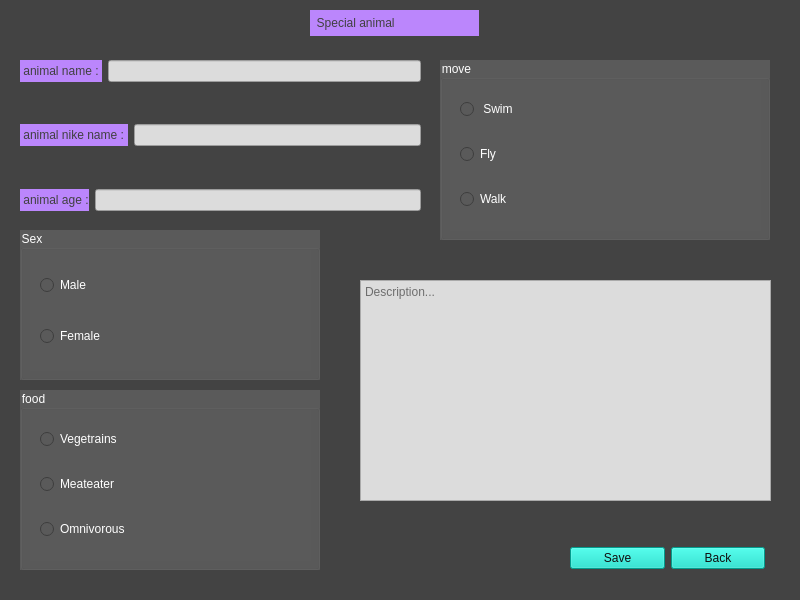
<?xml version="1.0" encoding="UTF-8"?>
<ui version="4.0">
 <class>Special</class>
 <widget class="QMainWindow" name="Special">
  <property name="geometry">
   <rect>
    <x>0</x>
    <y>0</y>
    <width>800</width>
    <height>600</height>
   </rect>
  </property>
  <property name="minimumSize">
   <size>
    <width>800</width>
    <height>600</height>
   </size>
  </property>
  <property name="maximumSize">
   <size>
    <width>800</width>
    <height>600</height>
   </size>
  </property>
  <property name="windowTitle">
   <string>MainWindow</string>
  </property>
  <property name="styleSheet">
   <string notr="true">background-color: rgb(67, 67, 67);</string>
  </property>
  <widget class="QWidget" name="centralwidget">
   <widget class="QGroupBox" name="groupBox">
    <property name="geometry">
     <rect>
      <x>20</x>
      <y>390</y>
      <width>300</width>
      <height>180</height>
     </rect>
    </property>
    <property name="styleSheet">
     <string notr="true">background-color: rgb(90, 90, 90);
color: rgb(255, 255, 255);</string>
    </property>
    <property name="title">
     <string>food</string>
    </property>
    <widget class="QWidget" name="layoutWidget">
     <property name="geometry">
      <rect>
       <x>10</x>
       <y>20</y>
       <width>281</width>
       <height>151</height>
      </rect>
     </property>
     <layout class="QVBoxLayout" name="verticalLayout">
      <property name="leftMargin">
       <number>10</number>
      </property>
      <item>
       <widget class="QRadioButton" name="radioButtonVegetrains">
        <property name="text">
         <string>Vegetrains</string>
        </property>
       </widget>
      </item>
      <item>
       <widget class="QRadioButton" name="radioButtonMeateater">
        <property name="text">
         <string>Meateater</string>
        </property>
       </widget>
      </item>
      <item>
       <widget class="QRadioButton" name="radioButtonOmnivorous">
        <property name="text">
         <string>Omnivorous</string>
        </property>
       </widget>
      </item>
     </layout>
    </widget>
   </widget>
   <widget class="QGroupBox" name="groupBox_2">
    <property name="geometry">
     <rect>
      <x>440</x>
      <y>60</y>
      <width>330</width>
      <height>180</height>
     </rect>
    </property>
    <property name="styleSheet">
     <string notr="true">background-color: rgb(90, 90, 90);
color: rgb(255, 255, 255);</string>
    </property>
    <property name="title">
     <string>move</string>
    </property>
    <widget class="QWidget" name="layoutWidget">
     <property name="geometry">
      <rect>
       <x>10</x>
       <y>20</y>
       <width>311</width>
       <height>151</height>
      </rect>
     </property>
     <layout class="QVBoxLayout" name="verticalLayout_3">
      <property name="leftMargin">
       <number>10</number>
      </property>
      <item>
       <widget class="QRadioButton" name="radioButtonSwim">
        <property name="text">
         <string> Swim</string>
        </property>
       </widget>
      </item>
      <item>
       <widget class="QRadioButton" name="radioButtonFly">
        <property name="text">
         <string>Fly</string>
        </property>
       </widget>
      </item>
      <item>
       <widget class="QRadioButton" name="radioButtonWalk">
        <property name="text">
         <string>Walk</string>
        </property>
       </widget>
      </item>
     </layout>
    </widget>
   </widget>
   <widget class="QPlainTextEdit" name="plainTextEdit">
    <property name="geometry">
     <rect>
      <x>360</x>
      <y>280</y>
      <width>411</width>
      <height>221</height>
     </rect>
    </property>
    <property name="styleSheet">
     <string notr="true">font: 75 14pt &quot;Arial&quot;;
background-color: rgb(220, 220, 220);
color: rgb(0, 0, 0);</string>
    </property>
    <property name="placeholderText">
     <string>Description...</string>
    </property>
   </widget>
   <widget class="QLabel" name="label_6">
    <property name="geometry">
     <rect>
      <x>310</x>
      <y>10</y>
      <width>169</width>
      <height>26</height>
     </rect>
    </property>
    <property name="styleSheet">
     <string notr="true">color: rgb(64, 64, 64);
background-color: rgb(187, 134, 252);
font: 75 14pt &quot;Arial&quot;;</string>
    </property>
    <property name="text">
     <string>  Special animal  </string>
    </property>
   </widget>
   <widget class="QWidget" name="layoutWidget">
    <property name="geometry">
     <rect>
      <x>20</x>
      <y>60</y>
      <width>401</width>
      <height>151</height>
     </rect>
    </property>
    <layout class="QVBoxLayout" name="verticalLayout_2" stretch="0,0,0,0,0">
     <item>
      <layout class="QHBoxLayout" name="horizontalLayout">
       <item>
        <widget class="QLabel" name="label">
         <property name="styleSheet">
          <string notr="true">color: rgb(64, 64, 64);
background-color: rgb(187, 134, 252);
font: 75 12pt &quot;Arial&quot;;</string>
         </property>
         <property name="text">
          <string> animal name : </string>
         </property>
        </widget>
       </item>
       <item>
        <widget class="QLineEdit" name="lineEditName">
         <property name="styleSheet">
          <string notr="true">font: 75 12pt &quot;Arial&quot;;
background-color: rgb(220, 220, 220);
color: rgb(0, 0, 0);</string>
         </property>
        </widget>
       </item>
      </layout>
     </item>
     <item>
      <spacer name="verticalSpacer_2">
       <property name="orientation">
        <enum>Qt::Vertical</enum>
       </property>
       <property name="sizeHint" stdset="0">
        <size>
         <width>20</width>
         <height>40</height>
        </size>
       </property>
      </spacer>
     </item>
     <item>
      <layout class="QHBoxLayout" name="horizontalLayout_2">
       <item>
        <widget class="QLabel" name="label_2">
         <property name="styleSheet">
          <string notr="true">color: rgb(64, 64, 64);
background-color: rgb(187, 134, 252);
font: 75 12pt &quot;Arial&quot;;</string>
         </property>
         <property name="text">
          <string> animal nike name : </string>
         </property>
        </widget>
       </item>
       <item>
        <widget class="QLineEdit" name="lineEditNikeName">
         <property name="styleSheet">
          <string notr="true">font: 75 12pt &quot;Arial&quot;;
background-color: rgb(220, 220, 220);
color: rgb(0, 0, 0);</string>
         </property>
        </widget>
       </item>
      </layout>
     </item>
     <item>
      <spacer name="verticalSpacer_3">
       <property name="orientation">
        <enum>Qt::Vertical</enum>
       </property>
       <property name="sizeHint" stdset="0">
        <size>
         <width>20</width>
         <height>40</height>
        </size>
       </property>
      </spacer>
     </item>
     <item>
      <layout class="QHBoxLayout" name="horizontalLayout_3">
       <item>
        <widget class="QLabel" name="label_3">
         <property name="styleSheet">
          <string notr="true">color: rgb(64, 64, 64);
background-color: rgb(187, 134, 252);
font: 75 12pt &quot;Arial&quot;;</string>
         </property>
         <property name="text">
          <string> animal age :</string>
         </property>
        </widget>
       </item>
       <item>
        <widget class="QLineEdit" name="lineEditAge">
         <property name="styleSheet">
          <string notr="true">font: 75 12pt &quot;Arial&quot;;
background-color: rgb(220, 220, 220);
color: rgb(0, 0, 0);</string>
         </property>
        </widget>
       </item>
      </layout>
     </item>
    </layout>
   </widget>
   <widget class="QWidget" name="layoutWidget">
    <property name="geometry">
     <rect>
      <x>570</x>
      <y>540</y>
      <width>195</width>
      <height>37</height>
     </rect>
    </property>
    <layout class="QHBoxLayout" name="horizontalLayout_5">
     <item>
      <widget class="QPushButton" name="pushButtonSave">
       <property name="styleSheet">
        <string notr="true">background-color: rgb(3, 218, 197);
font: 75 14pt &quot;Arial&quot;;
color: rgb(15, 15, 15);</string>
       </property>
       <property name="text">
        <string>Save</string>
       </property>
      </widget>
     </item>
     <item>
      <widget class="QPushButton" name="pushButtonBack">
       <property name="styleSheet">
        <string notr="true">background-color: rgb(3, 218, 197);
font: 75 14pt &quot;Arial&quot;;
color: rgb(15, 15, 15);</string>
       </property>
       <property name="text">
        <string>Back</string>
       </property>
      </widget>
     </item>
    </layout>
   </widget>
   <widget class="QGroupBox" name="groupBox_3">
    <property name="geometry">
     <rect>
      <x>20</x>
      <y>230</y>
      <width>300</width>
      <height>150</height>
     </rect>
    </property>
    <property name="styleSheet">
     <string notr="true">background-color: rgb(90, 90, 90);
color: rgb(255, 255, 255);</string>
    </property>
    <property name="title">
     <string>Sex</string>
    </property>
    <widget class="QWidget" name="">
     <property name="geometry">
      <rect>
       <x>10</x>
       <y>20</y>
       <width>281</width>
       <height>121</height>
      </rect>
     </property>
     <layout class="QVBoxLayout" name="verticalLayout_4">
      <property name="leftMargin">
       <number>10</number>
      </property>
      <item>
       <widget class="QRadioButton" name="radioButtonMale">
        <property name="text">
         <string>Male</string>
        </property>
       </widget>
      </item>
      <item>
       <widget class="QRadioButton" name="radioButtonFemale">
        <property name="text">
         <string>Female</string>
        </property>
       </widget>
      </item>
     </layout>
    </widget>
   </widget>
  </widget>
  <widget class="QMenuBar" name="menubar">
   <property name="geometry">
    <rect>
     <x>0</x>
     <y>0</y>
     <width>800</width>
     <height>26</height>
    </rect>
   </property>
  </widget>
  <widget class="QStatusBar" name="statusbar"/>
 </widget>
 <resources/>
 <connections/>
</ui>
